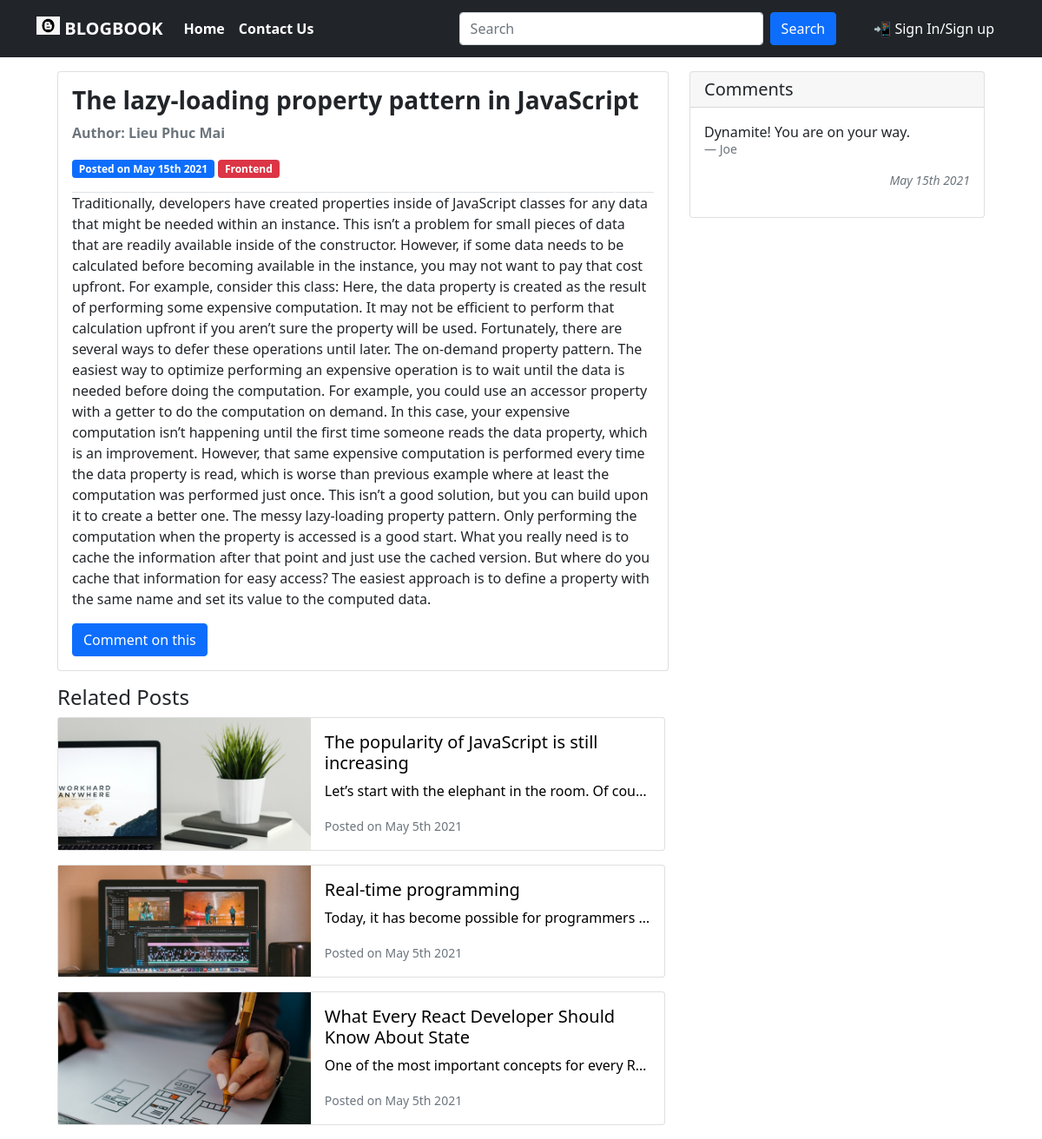
Screenshot of /post.php?id=29 with the database file from the repository.
### tables this page shows
CREATE TABLE `menu` (
  `id` int(11) NOT NULL,
  `name` varchar(200) NOT NULL,
  `action` text NOT NULL
);

CREATE TABLE `posts` (
  `id` int(11) NOT NULL,
  `title` text DEFAULT NULL,
  `content` text DEFAULT NULL,
  `create_at` timestamp NOT NULL DEFAULT current_timestamp(),
  `category_id` int(11) NOT NULL,
  `admin_id` int(11) NOT NULL
);

CREATE TABLE `category` (
  `id` int(11) NOT NULL,
  `name` varchar(200) NOT NULL
);

CREATE TABLE `images` (
  `id` int(11) NOT NULL,
  `post_id` int(11) NOT NULL,
  `image` text NOT NULL
);

CREATE TABLE `comments` (
  `id` int(11) NOT NULL,
  `comment` text NOT NULL,
  `name` varchar(200) NOT NULL,
  `post_id` int(11) NOT NULL,
  `created_at` datetime NOT NULL DEFAULT current_timestamp()
);

### includes/function.php (called while the page is built, shortened)
<?php
	function getCategory($conn, $id){
		$query="SELECT * FROM category WHERE id=$id";
		$run = $conn->query($query);
		$data = $run->fetch_assoc();
		return $data['name'];
	}
	function getAdminByPost($conn,$post_id){
		$query="SELECT * FROM posts p join admin a on p.admin_id = a.id WHERE p.id=$post_id";
		$run = $conn->query($query);
		$data = array();
		while($d = $run->fetch_assoc()){
			$data[]=$d;
		}
		return $data;
	}
	function getPostThumb($conn, $post_id){
		$query="SELECT * FROM images WHERE post_id=$post_id";
		$run=$conn->query($query);
		$data = $run->fetch_assoc();
		return $data['image'];
	}
	function getComments($conn, $post_id){
		$query="SELECT * FROM comments WHERE post_id=$post_id";
		$run = $conn->query($query);
		$data = array();
		while($d = $run->fetch_assoc()){
			$data[]=$d;
		}
		return $data;
	}
	function getSubMenuNo($conn, $menu_id){
		$query="SELECT * FROM submenu WHERE parent_menu_id=$menu_id";
		$run=$conn->query($query);
		return $run->num_rows;
	}
?>

### post.php (the view, shortened to what this page needs)
<?php
  require('includes/db.inc.php');
  require('includes/function.php');
?>
<!DOCTYPE html>
<html lang="en">
  <head>
      <link href="https://cdn.jsdelivr.net/npm/bootstrap@5.0.0/dist/css/bootstrap.min.css" rel="stylesheet">
  </head>
  <body>
  <?php include_once('includes/navbar.php'); ?>
  <div>
    <div class="container m-auto mt-3 row">
      <div class="col-8">
        <?php
          $post_id = $_GET['id'];
          $post_admin = getAdminByPost($conn, $post_id);
          $postQuery="SELECT * FROM posts WHERE id=$post_id";
          $runPQ = $conn->query($postQuery);
          while ($post = $runPQ->fetch_assoc()) {
        ?>
          <div class="card mb-3">
            <div class="card-body">
              <h3 class="card-title" style="font-weight: bold;"><?=$post['title']?></h3>
              <p class="card-text text-secondary" style="font-weight: bold;">Author: <?= $post_admin[0]['full_name'] ?></p>
              <span class="badge bg-primary ">Posted on <?=date('F jS Y',strtotime($post['create_at']))?></span>
              <span class="badge bg-danger"><?=getCategory($conn, $post['category_id'])?></span>
              <div class="border-bottom mt-3"></div>
                <div id="carouselExampleControls" class="carousel slide" data-ride="carousel">
                  <a class="carousel-control-prev" href="#carouselExampleControls" type="button" data-bs-slide="prev">
                    <span class="carousel-control-prev-icon" aria-hidden="true"></span>
                  </a>
                  <a class="carousel-control-next" href="#carouselExampleControls" type="button" data-bs-slide="next">
                    <span class="carousel-control-next-icon" aria-hidden="true"></span>
                  </a>
                </div>
                <p class="card-text"><?=$post['content']?></p>
                <button type="button" class="btn btn-primary" data-bs-toggle="modal" data-bs-target="#exampleModal">
                  Comment on this
                </button>
            </div>
          </div>
          <div>
              <h4>Related Posts</h4>
              <?php
                $pquery="SELECT * FROM posts WHERE category_id={$post['category_id']} ORDER BY id DESC;";
                $prun=$conn->query($pquery) or die($conn->error);
                while ($rpost=$prun->fetch_assoc()) {
                  if($rpost['id']==$post_id){
                    continue;
                  }
              ?>
              <a href="post.php?id=<?=$rpost['id']?>" style="text-decoration: none; color: black;">
              <div class="card mb-3" style="max-width: 700px;">
                <div class="row g-0">
                  <div class="col-md-5" style="background-image: url('images/<?=getPostThumb($conn,$rpost['id'])?>');background-size: cover"></div>
                  <div class="col-md-7">
                    <div class="card-body">
                      <h5 class="card-title"><?=$rpost['title']?></h5>
                      <p class="card-text text-truncate"><?=$rpost['content']?></p>
                      <p class="card-text"><small class="text-muted">Posted on <?=date('F jS Y',strtotime($rpost['create_at']))?></small></p>
                    </div>
                  </div>
                </div>
              </div>
              </a>
              <?php
                }
              }
              ?>
          </div>
        </div>
        <?php
          include_once('includes/sidebar.php');
        ?>
      </div>
    </div>
  </body>
</html>

### includes/navbar.php (shortened to what this page needs)
<nav class="navbar sticky-top navbar-expand-lg navbar-dark bg-dark">
  <div class="container" style="height: 50px; font-weight: bold">
    <a class="navbar-brand" href="index.php?page=1">
      <img src="images/icon.jpg" alt="" width="27" height="21" class="d-inline-block align-text-top"/>
      BLOGBOOK
    </a>
    <div class="collapse navbar-collapse" id="navbarScroll">
      <ul class="navbar-nav me-auto my-2 my-lg-0 navbar-nav-scroll" style="--bs-scroll-height: 100px;">
        <?php
          $navQuery = "SELECT * FROM menu";
          $runNav = $conn->query($navQuery);
          while($menu = $runNav->fetch_assoc()){
            $no = getSubMenuNo($conn, $menu['id']);
            if ($no == 0){
        ?>
          <li class="nav-item">
            <a class="nav-link active" aria-current="page" href="<?=$menu['action']?>"><?=$menu['name']?></a>
          </li>
          <?php
            } else {
          ?>
        <?php
            }
          }
        ?>
      </ul>
      <form class="d-flex" action="index.php?'<?php echo $_GET['search']; ?>">
        <input class="form-control me-2" name="search" type="search" placeholder="Search" aria-label="Search" style="width: 350px; ">
        <button class="btn btn-primary" type="submit" style="margin-right: 30px">Search</button>
        <?php
          if(isset($_SESSION['isUserLoggedIn']) && $_SESSION['isUserLoggedIn']) {
            $admin = getAdminInfo($conn, $_SESSION['email']);
        ?>
            <div class="btn-group">
              <button type="button" class="btn btn-primary dropdown-toggle" data-bs-toggle="dropdown" aria-expanded="false">
                <?=$admin['full_name']?>
              </button>
              <ul class="dropdown-menu">
                <li><a class="dropdown-item" href="admin.php?addpost">Write Post</a></li>
                <li><a class="dropdown-item" href="admin.php?managepost">Manage Post</a></li>
                <li><a class="dropdown-item" href="admin.php?managecomment">Manage Comment</a></li>
                <?php
                  if ($_SESSION['email'] == 'maiphuocvinh@gmail.com') {
                    echo "<li><a class='dropdown-item' href='admin.php?managecategory'>Manage Category</a></li>";
                  }
                ?>
                <li><hr class="dropdown-divider"></li>
                <li><a class="dropdown-item" href="./includes/logout.php">Log out</a></li>
              </ul>
            </div>
        <?php
          }
          else {
        ?>
          <a href="login.php" class="btn btn-dark">&#128242 Sign In/Sign up</a>
        <?php
          }
        ?>
      </form>
    </div>
  </div>
</nav>

### includes/sidebar.php (shortened to what this page needs)
<div class="col-4">
    <?php
      if(isset($_GET['id'])){
    ?>
      <div class="card mb-3">
        <h5 class="card-header">Comments</h5>
        <?php
          $comments = getComments($conn,$post_id);
          foreach ($comments as $comment) {
        ?>
          <div class="card-body">
            <p class="card-text"><?=$comment['comment']?></p>
            <h2 class="blockquote-footer"><?=$comment['name']?></h2>
            <small> <p class="text-end text-secondary fst-italic"><?=date('F jS Y',strtotime($comment['created_at']))?></p></small>
          </div>
        <?php
          }
        ?>
      </div>
    <?php
      }
    ?>
</div>

### rows the page displays
menu: name "Home"
menu: name "Contact Us"
posts: title "The lazy-loading property pattern in JavaScript", admin.full_name "Lieu Phuc Mai", create_at "May 15th 2021", category.name "Frontend", content "Traditionally, developers have created properties inside of JavaScript classes for any data that might be needed within an instance. This isn’t a problem for small pieces of data that are readily available inside of the constructor. However, if some data needs to be calculated before becoming available in the instance, you may not want to pay that cost upfront. For example, consider this class: Here, the data property is created as the result of performing some expensive computation. It may not be efficient to perform that calculation upfront if you aren’t sure the property will be used. Fortunately, there are several ways to defer these operations until later. The on-demand property…"
posts: id.image (picture), title "The popularity of JavaScript is still increasing", content "Let’s start with the elephant in the room. Of cou…", create_at "May 5th 2021"
posts: id.image (picture), title "Real-time programming", content "Today, it has become possible for programmers…", create_at "May 5th 2021"
posts: id.image (picture), title "What Every React Developer Should Know About State", content "One of the most important concepts for every R…", create_at "May 5th 2021"
comments: comment "Dynamite! You are on your way.", name "Joe", created_at "May 15th 2021"
